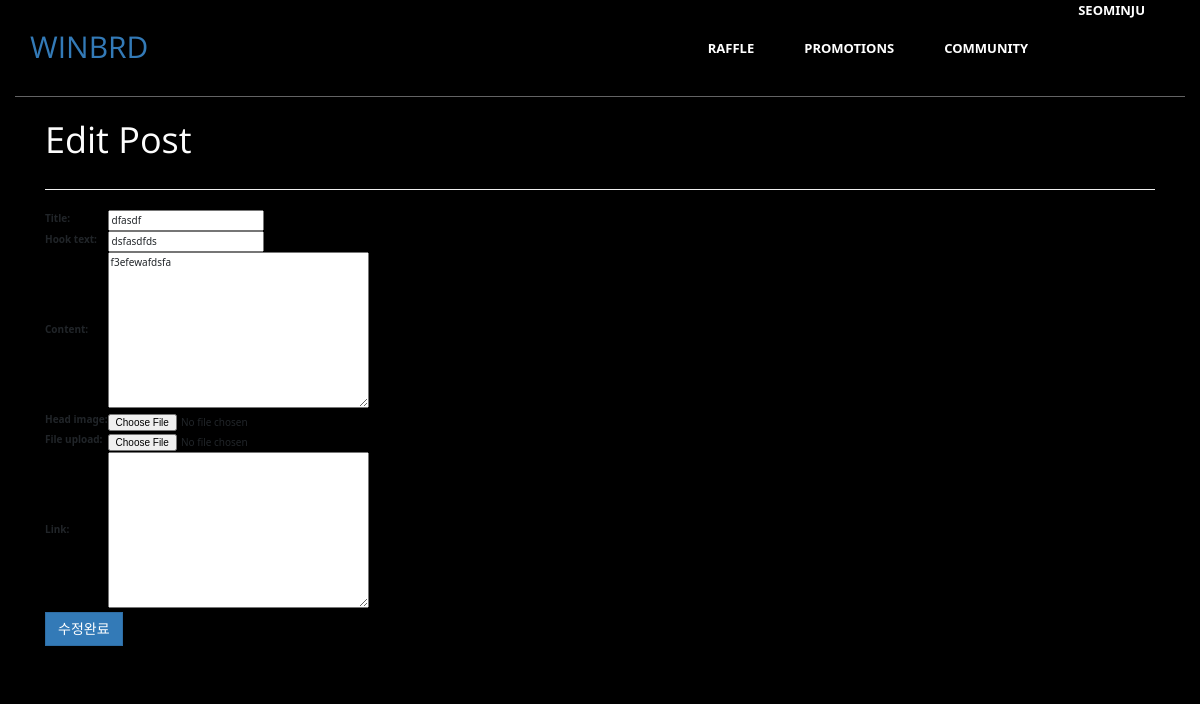
/community/update_post/20/ (signed in), run on an earlier commit of the app's database.
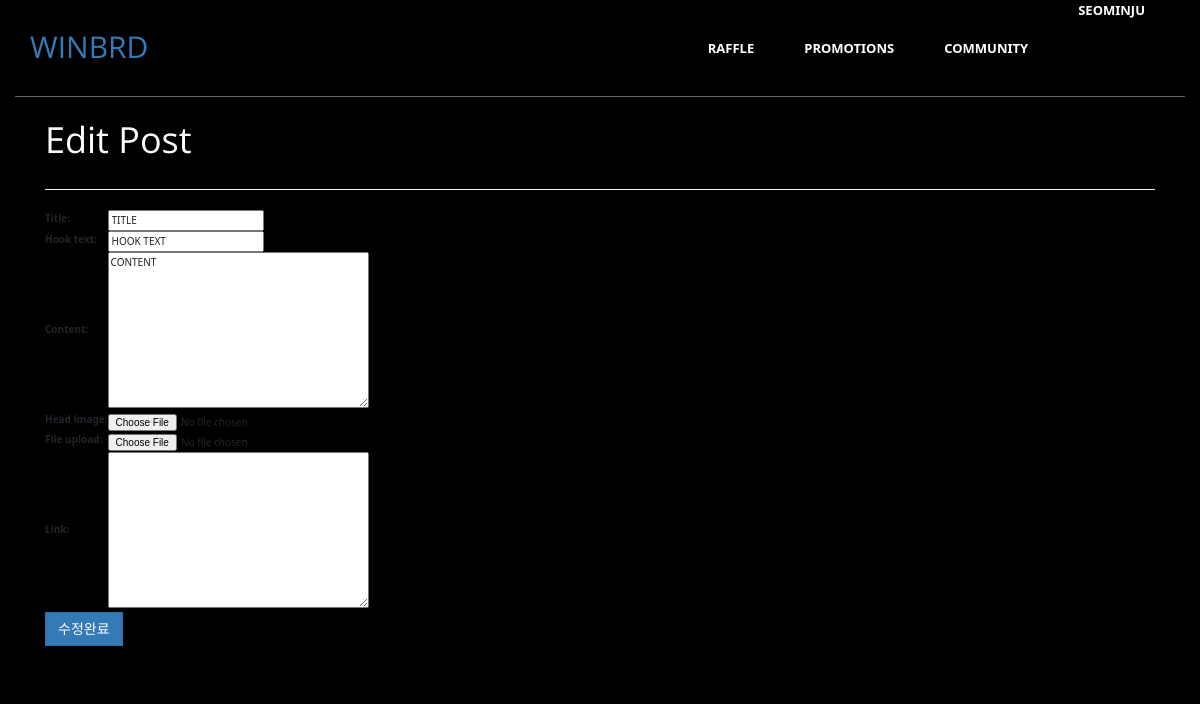
And on a later commit of the database.
### community/models.py (models this page shows, shortened)
class Post(models.Model):
    title = models.CharField(max_length=30)
    hook_text = models.CharField(max_length=100, blank=True)
    content = MarkdownxField()
    link = models.TextField(blank=True)
    head_image = models.ImageField(upload_to='community/images/%Y/%m/%d/', blank=True)
    file_upload = models.FileField(upload_to='community/files/%Y/%m/%d/', blank=True)
    created_at = models.DateTimeField(auto_now_add=True)
    updated_at = models.DateTimeField(auto_now=True)
    author = models.ForeignKey(User, null=True, on_delete=models.SET_NULL)

### community/views.py (the view)
# urls.py: path('update_post/<int:pk>/', views.PostUpdate.as_view()),
class PostUpdate(LoginRequiredMixin, UpdateView):
    model = Post
    fields = ['title', 'hook_text', 'content', 'head_image', 'file_upload', 'link']
    template_name = 'community/post_update_form.html'
    def dispatch(self, request, *args, **kwargs):
        if request.user.is_authenticated and request.user == self.get_object().author:
            return super(PostUpdate, self).dispatch(request, *args, **kwargs)
        else:
            raise PermissionDenied

### community/templates/community/post_update_form.html (shortened to what this page needs)
{% extends 'community/base.html' %}
{% block main_area %}
    <h1 class="text-col">Edit Post</h1>
    <hr/>
    <form method="post" enctype="multipart/form-data">{% csrf_token %}
        <table>
            {{ form }}
        </table>
        <button type="submit" class="btn btn-primary float-right">수정완료</button>
    </form>
{% endblock %}

What changed in the data, as far as the page shows it:
changed Post: title "dfasdf" → "TITLE"; hook_text "dsfasdfds" → "HOOK TEXT"; content "f3efewafdsfa" → "CONTENT"
